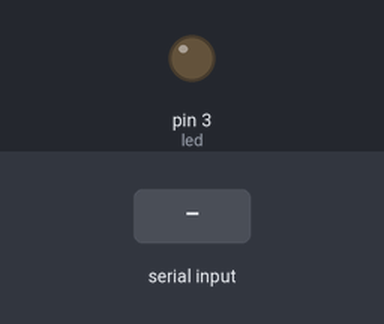
The sketch below on a simulated Arduino Uno, built for the host (arithmetic inside an expression is 32-bit, double 64-bit). Shown: output pins drawn as LEDs (lit = HIGH). The inputs (shaded band) are chosen by the test bench. What the sketch prints to the serial monitor is not drawn.

Above: at 1.2 s.
1.3 s: "1\n" received over Serial
At 2.6 s:
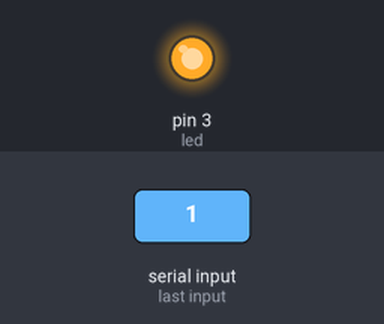
Timing chart, 0 to 4.3 s (numbered marks = the images above; inputs shaded):
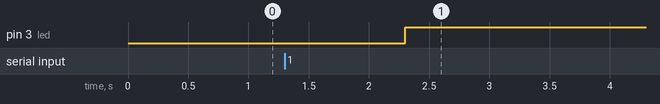

The sketch:

serial_available.ino
```cpp
const int led = 3;
void setup() {
  // put your setup code here, to run once:
  Serial.begin(460800);
  pinMode(led, OUTPUT);
  digitalWrite(led, LOW);
}
void loop() {
  // put your main code here, to run repeatedly:
  Serial.print("Serial received: ");
  if(Serial.available() > 0)
    {
      int test = Serial.readString().toInt();
	if(test == 1)
      {
        digitalWrite(led, HIGH);
	delay(5000);
      }
      else digitalWrite(led, LOW);
    }

}
```

Measured:
- after the input at 1.3 s, pin 3 (led): LOW → HIGH after 1.0 s
